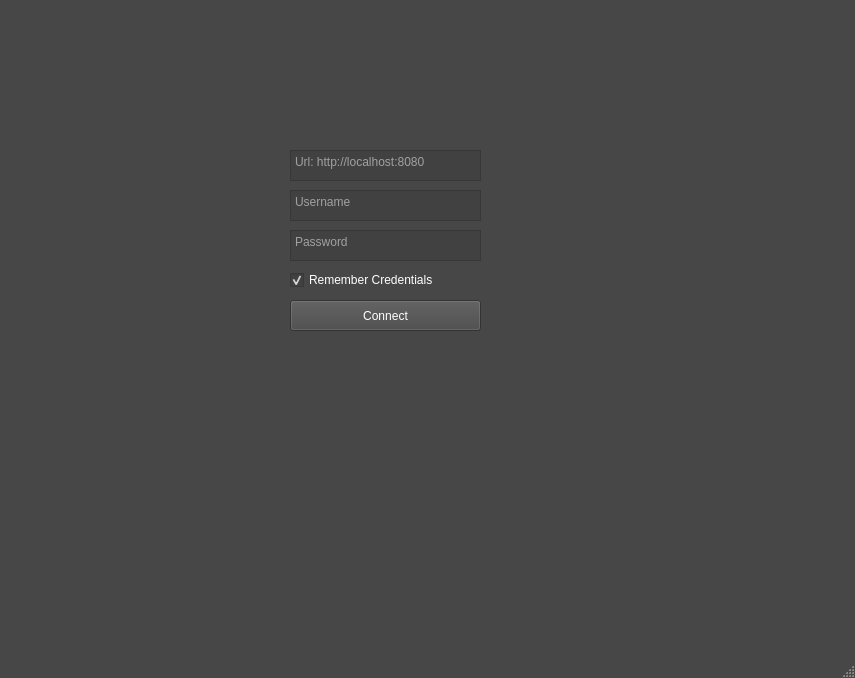
<?xml version="1.0" encoding="UTF-8"?>
<ui version="4.0">
 <class>MainWindow</class>
 <widget class="QMainWindow" name="MainWindow">
  <property name="geometry">
   <rect>
    <x>0</x>
    <y>0</y>
    <width>855</width>
    <height>678</height>
   </rect>
  </property>
  <property name="palette">
   <palette>
    <active>
     <colorrole role="WindowText">
      <brush brushstyle="SolidPattern">
       <color alpha="255">
        <red>255</red>
        <green>255</green>
        <blue>255</blue>
       </color>
      </brush>
     </colorrole>
     <colorrole role="Button">
      <brush brushstyle="SolidPattern">
       <color alpha="255">
        <red>71</red>
        <green>71</green>
        <blue>71</blue>
       </color>
      </brush>
     </colorrole>
     <colorrole role="Light">
      <brush brushstyle="SolidPattern">
       <color alpha="255">
        <red>106</red>
        <green>106</green>
        <blue>106</blue>
       </color>
      </brush>
     </colorrole>
     <colorrole role="Midlight">
      <brush brushstyle="SolidPattern">
       <color alpha="255">
        <red>88</red>
        <green>88</green>
        <blue>88</blue>
       </color>
      </brush>
     </colorrole>
     <colorrole role="Dark">
      <brush brushstyle="SolidPattern">
       <color alpha="255">
        <red>35</red>
        <green>35</green>
        <blue>35</blue>
       </color>
      </brush>
     </colorrole>
     <colorrole role="Mid">
      <brush brushstyle="SolidPattern">
       <color alpha="255">
        <red>47</red>
        <green>47</green>
        <blue>47</blue>
       </color>
      </brush>
     </colorrole>
     <colorrole role="Text">
      <brush brushstyle="SolidPattern">
       <color alpha="255">
        <red>255</red>
        <green>255</green>
        <blue>255</blue>
       </color>
      </brush>
     </colorrole>
     <colorrole role="BrightText">
      <brush brushstyle="SolidPattern">
       <color alpha="255">
        <red>255</red>
        <green>255</green>
        <blue>255</blue>
       </color>
      </brush>
     </colorrole>
     <colorrole role="ButtonText">
      <brush brushstyle="SolidPattern">
       <color alpha="255">
        <red>255</red>
        <green>255</green>
        <blue>255</blue>
       </color>
      </brush>
     </colorrole>
     <colorrole role="Base">
      <brush brushstyle="SolidPattern">
       <color alpha="255">
        <red>65</red>
        <green>65</green>
        <blue>65</blue>
       </color>
      </brush>
     </colorrole>
     <colorrole role="Window">
      <brush brushstyle="SolidPattern">
       <color alpha="255">
        <red>71</red>
        <green>71</green>
        <blue>71</blue>
       </color>
      </brush>
     </colorrole>
     <colorrole role="Shadow">
      <brush brushstyle="SolidPattern">
       <color alpha="255">
        <red>0</red>
        <green>0</green>
        <blue>0</blue>
       </color>
      </brush>
     </colorrole>
     <colorrole role="AlternateBase">
      <brush brushstyle="SolidPattern">
       <color alpha="255">
        <red>35</red>
        <green>35</green>
        <blue>35</blue>
       </color>
      </brush>
     </colorrole>
     <colorrole role="ToolTipBase">
      <brush brushstyle="SolidPattern">
       <color alpha="255">
        <red>255</red>
        <green>255</green>
        <blue>220</blue>
       </color>
      </brush>
     </colorrole>
     <colorrole role="ToolTipText">
      <brush brushstyle="SolidPattern">
       <color alpha="255">
        <red>0</red>
        <green>0</green>
        <blue>0</blue>
       </color>
      </brush>
     </colorrole>
    </active>
    <inactive>
     <colorrole role="WindowText">
      <brush brushstyle="SolidPattern">
       <color alpha="255">
        <red>255</red>
        <green>255</green>
        <blue>255</blue>
       </color>
      </brush>
     </colorrole>
     <colorrole role="Button">
      <brush brushstyle="SolidPattern">
       <color alpha="255">
        <red>71</red>
        <green>71</green>
        <blue>71</blue>
       </color>
      </brush>
     </colorrole>
     <colorrole role="Light">
      <brush brushstyle="SolidPattern">
       <color alpha="255">
        <red>106</red>
        <green>106</green>
        <blue>106</blue>
       </color>
      </brush>
     </colorrole>
     <colorrole role="Midlight">
      <brush brushstyle="SolidPattern">
       <color alpha="255">
        <red>88</red>
        <green>88</green>
        <blue>88</blue>
       </color>
      </brush>
     </colorrole>
     <colorrole role="Dark">
      <brush brushstyle="SolidPattern">
       <color alpha="255">
        <red>35</red>
        <green>35</green>
        <blue>35</blue>
       </color>
      </brush>
     </colorrole>
     <colorrole role="Mid">
      <brush brushstyle="SolidPattern">
       <color alpha="255">
        <red>47</red>
        <green>47</green>
        <blue>47</blue>
       </color>
      </brush>
     </colorrole>
     <colorrole role="Text">
      <brush brushstyle="SolidPattern">
       <color alpha="255">
        <red>255</red>
        <green>255</green>
        <blue>255</blue>
       </color>
      </brush>
     </colorrole>
     <colorrole role="BrightText">
      <brush brushstyle="SolidPattern">
       <color alpha="255">
        <red>255</red>
        <green>255</green>
        <blue>255</blue>
       </color>
      </brush>
     </colorrole>
     <colorrole role="ButtonText">
      <brush brushstyle="SolidPattern">
       <color alpha="255">
        <red>255</red>
        <green>255</green>
        <blue>255</blue>
       </color>
      </brush>
     </colorrole>
     <colorrole role="Base">
      <brush brushstyle="SolidPattern">
       <color alpha="255">
        <red>65</red>
        <green>65</green>
        <blue>65</blue>
       </color>
      </brush>
     </colorrole>
     <colorrole role="Window">
      <brush brushstyle="SolidPattern">
       <color alpha="255">
        <red>71</red>
        <green>71</green>
        <blue>71</blue>
       </color>
      </brush>
     </colorrole>
     <colorrole role="Shadow">
      <brush brushstyle="SolidPattern">
       <color alpha="255">
        <red>0</red>
        <green>0</green>
        <blue>0</blue>
       </color>
      </brush>
     </colorrole>
     <colorrole role="AlternateBase">
      <brush brushstyle="SolidPattern">
       <color alpha="255">
        <red>35</red>
        <green>35</green>
        <blue>35</blue>
       </color>
      </brush>
     </colorrole>
     <colorrole role="ToolTipBase">
      <brush brushstyle="SolidPattern">
       <color alpha="255">
        <red>255</red>
        <green>255</green>
        <blue>220</blue>
       </color>
      </brush>
     </colorrole>
     <colorrole role="ToolTipText">
      <brush brushstyle="SolidPattern">
       <color alpha="255">
        <red>0</red>
        <green>0</green>
        <blue>0</blue>
       </color>
      </brush>
     </colorrole>
    </inactive>
    <disabled>
     <colorrole role="WindowText">
      <brush brushstyle="SolidPattern">
       <color alpha="255">
        <red>35</red>
        <green>35</green>
        <blue>35</blue>
       </color>
      </brush>
     </colorrole>
     <colorrole role="Button">
      <brush brushstyle="SolidPattern">
       <color alpha="255">
        <red>71</red>
        <green>71</green>
        <blue>71</blue>
       </color>
      </brush>
     </colorrole>
     <colorrole role="Light">
      <brush brushstyle="SolidPattern">
       <color alpha="255">
        <red>106</red>
        <green>106</green>
        <blue>106</blue>
       </color>
      </brush>
     </colorrole>
     <colorrole role="Midlight">
      <brush brushstyle="SolidPattern">
       <color alpha="255">
        <red>88</red>
        <green>88</green>
        <blue>88</blue>
       </color>
      </brush>
     </colorrole>
     <colorrole role="Dark">
      <brush brushstyle="SolidPattern">
       <color alpha="255">
        <red>35</red>
        <green>35</green>
        <blue>35</blue>
       </color>
      </brush>
     </colorrole>
     <colorrole role="Mid">
      <brush brushstyle="SolidPattern">
       <color alpha="255">
        <red>47</red>
        <green>47</green>
        <blue>47</blue>
       </color>
      </brush>
     </colorrole>
     <colorrole role="Text">
      <brush brushstyle="SolidPattern">
       <color alpha="255">
        <red>35</red>
        <green>35</green>
        <blue>35</blue>
       </color>
      </brush>
     </colorrole>
     <colorrole role="BrightText">
      <brush brushstyle="SolidPattern">
       <color alpha="255">
        <red>255</red>
        <green>255</green>
        <blue>255</blue>
       </color>
      </brush>
     </colorrole>
     <colorrole role="ButtonText">
      <brush brushstyle="SolidPattern">
       <color alpha="255">
        <red>35</red>
        <green>35</green>
        <blue>35</blue>
       </color>
      </brush>
     </colorrole>
     <colorrole role="Base">
      <brush brushstyle="SolidPattern">
       <color alpha="255">
        <red>71</red>
        <green>71</green>
        <blue>71</blue>
       </color>
      </brush>
     </colorrole>
     <colorrole role="Window">
      <brush brushstyle="SolidPattern">
       <color alpha="255">
        <red>71</red>
        <green>71</green>
        <blue>71</blue>
       </color>
      </brush>
     </colorrole>
     <colorrole role="Shadow">
      <brush brushstyle="SolidPattern">
       <color alpha="255">
        <red>0</red>
        <green>0</green>
        <blue>0</blue>
       </color>
      </brush>
     </colorrole>
     <colorrole role="AlternateBase">
      <brush brushstyle="SolidPattern">
       <color alpha="255">
        <red>71</red>
        <green>71</green>
        <blue>71</blue>
       </color>
      </brush>
     </colorrole>
     <colorrole role="ToolTipBase">
      <brush brushstyle="SolidPattern">
       <color alpha="255">
        <red>255</red>
        <green>255</green>
        <blue>220</blue>
       </color>
      </brush>
     </colorrole>
     <colorrole role="ToolTipText">
      <brush brushstyle="SolidPattern">
       <color alpha="255">
        <red>0</red>
        <green>0</green>
        <blue>0</blue>
       </color>
      </brush>
     </colorrole>
    </disabled>
   </palette>
  </property>
  <property name="windowTitle">
   <string>MainWindow</string>
  </property>
  <widget class="QWidget" name="centralwidget">
   <widget class="QTextEdit" name="textEdit">
    <property name="geometry">
     <rect>
      <x>290</x>
      <y>190</y>
      <width>191</width>
      <height>31</height>
     </rect>
    </property>
    <property name="statusTip">
     <string/>
    </property>
    <property name="html">
     <string>&lt;!DOCTYPE HTML PUBLIC &quot;-//W3C//DTD HTML 4.0//EN&quot; &quot;http://www.w3.org/TR/REC-html40/strict.dtd&quot;&gt;
&lt;html&gt;&lt;head&gt;&lt;meta name=&quot;qrichtext&quot; content=&quot;1&quot; /&gt;&lt;meta charset=&quot;utf-8&quot; /&gt;&lt;style type=&quot;text/css&quot;&gt;
p, li { white-space: pre-wrap; }
hr { height: 1px; border-width: 0; }
li.unchecked::marker { content: &quot;\2610&quot;; }
li.checked::marker { content: &quot;\2612&quot;; }
&lt;/style&gt;&lt;/head&gt;&lt;body style=&quot; font-family:'Segoe UI'; font-size:9pt; font-weight:400; font-style:normal;&quot;&gt;
&lt;p style=&quot;-qt-paragraph-type:empty; margin-top:0px; margin-bottom:0px; margin-left:0px; margin-right:0px; -qt-block-indent:0; text-indent:0px;&quot;&gt;&lt;br /&gt;&lt;/p&gt;&lt;/body&gt;&lt;/html&gt;</string>
    </property>
    <property name="placeholderText">
     <string>Username</string>
    </property>
   </widget>
   <widget class="QTextEdit" name="textEdit_2">
    <property name="geometry">
     <rect>
      <x>290</x>
      <y>230</y>
      <width>191</width>
      <height>31</height>
     </rect>
    </property>
    <property name="html">
     <string>&lt;!DOCTYPE HTML PUBLIC &quot;-//W3C//DTD HTML 4.0//EN&quot; &quot;http://www.w3.org/TR/REC-html40/strict.dtd&quot;&gt;
&lt;html&gt;&lt;head&gt;&lt;meta name=&quot;qrichtext&quot; content=&quot;1&quot; /&gt;&lt;meta charset=&quot;utf-8&quot; /&gt;&lt;style type=&quot;text/css&quot;&gt;
p, li { white-space: pre-wrap; }
hr { height: 1px; border-width: 0; }
li.unchecked::marker { content: &quot;\2610&quot;; }
li.checked::marker { content: &quot;\2612&quot;; }
&lt;/style&gt;&lt;/head&gt;&lt;body style=&quot; font-family:'Segoe UI'; font-size:9pt; font-weight:400; font-style:normal;&quot;&gt;
&lt;p style=&quot;-qt-paragraph-type:empty; margin-top:0px; margin-bottom:0px; margin-left:0px; margin-right:0px; -qt-block-indent:0; text-indent:0px;&quot;&gt;&lt;br /&gt;&lt;/p&gt;&lt;/body&gt;&lt;/html&gt;</string>
    </property>
    <property name="placeholderText">
     <string>Password</string>
    </property>
   </widget>
   <widget class="QPushButton" name="pushButton">
    <property name="geometry">
     <rect>
      <x>290</x>
      <y>300</y>
      <width>191</width>
      <height>31</height>
     </rect>
    </property>
    <property name="text">
     <string>Connect</string>
    </property>
   </widget>
   <widget class="QTextEdit" name="textEdit_3">
    <property name="geometry">
     <rect>
      <x>290</x>
      <y>150</y>
      <width>191</width>
      <height>31</height>
     </rect>
    </property>
    <property name="statusTip">
     <string/>
    </property>
    <property name="html">
     <string>&lt;!DOCTYPE HTML PUBLIC &quot;-//W3C//DTD HTML 4.0//EN&quot; &quot;http://www.w3.org/TR/REC-html40/strict.dtd&quot;&gt;
&lt;html&gt;&lt;head&gt;&lt;meta name=&quot;qrichtext&quot; content=&quot;1&quot; /&gt;&lt;meta charset=&quot;utf-8&quot; /&gt;&lt;style type=&quot;text/css&quot;&gt;
p, li { white-space: pre-wrap; }
hr { height: 1px; border-width: 0; }
li.unchecked::marker { content: &quot;\2610&quot;; }
li.checked::marker { content: &quot;\2612&quot;; }
&lt;/style&gt;&lt;/head&gt;&lt;body style=&quot; font-family:'Segoe UI'; font-size:9pt; font-weight:400; font-style:normal;&quot;&gt;
&lt;p style=&quot;-qt-paragraph-type:empty; margin-top:0px; margin-bottom:0px; margin-left:0px; margin-right:0px; -qt-block-indent:0; text-indent:0px;&quot;&gt;&lt;br /&gt;&lt;/p&gt;&lt;/body&gt;&lt;/html&gt;</string>
    </property>
    <property name="placeholderText">
     <string>Url: http://localhost:8080</string>
    </property>
   </widget>
   <widget class="QCheckBox" name="checkBox">
    <property name="geometry">
     <rect>
      <x>290</x>
      <y>270</y>
      <width>191</width>
      <height>20</height>
     </rect>
    </property>
    <property name="text">
     <string>Remember Credentials</string>
    </property>
    <property name="checked">
     <bool>true</bool>
    </property>
   </widget>
  </widget>
  <widget class="QStatusBar" name="statusbar"/>
 </widget>
 <resources/>
 <connections/>
</ui>
